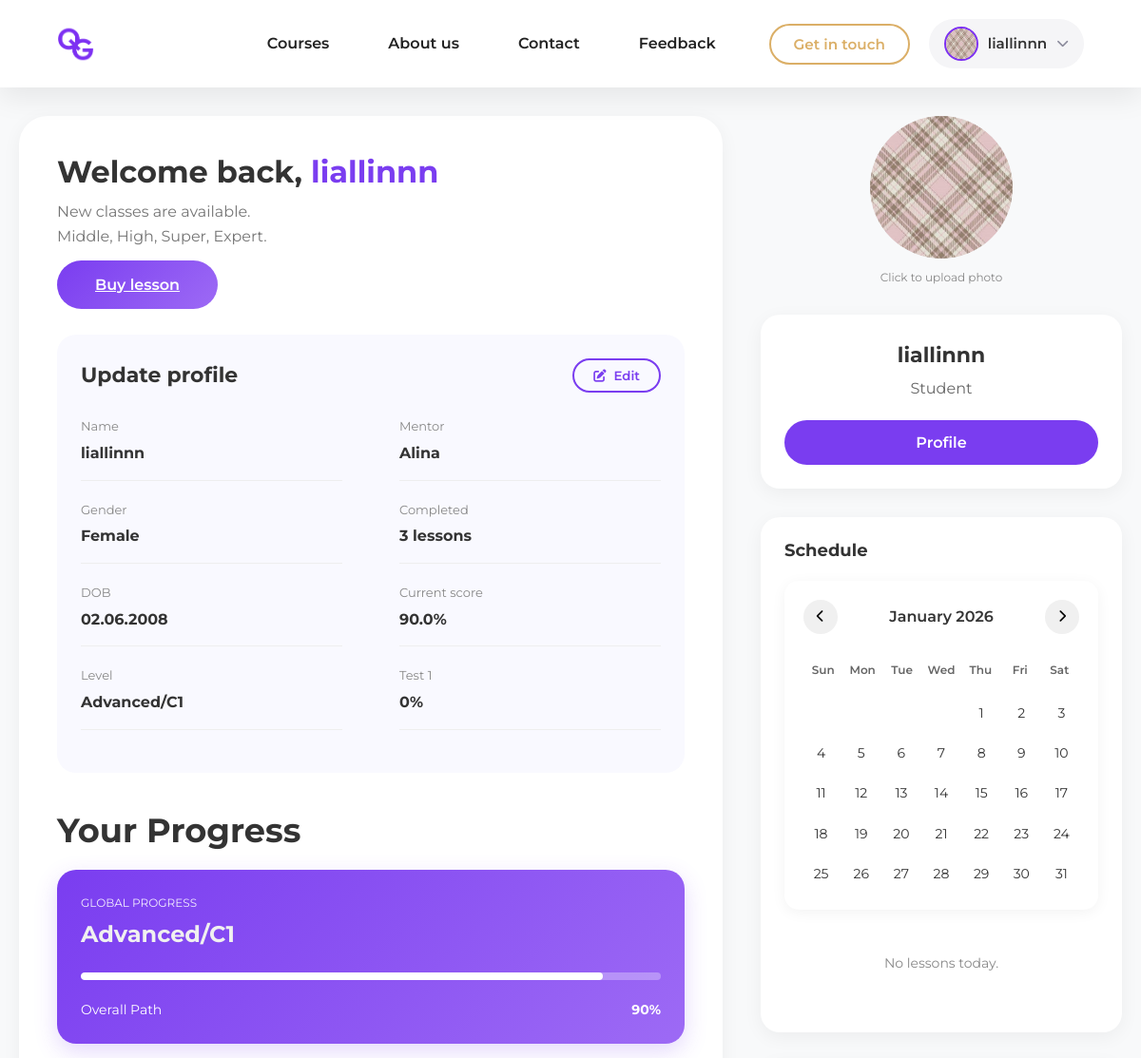
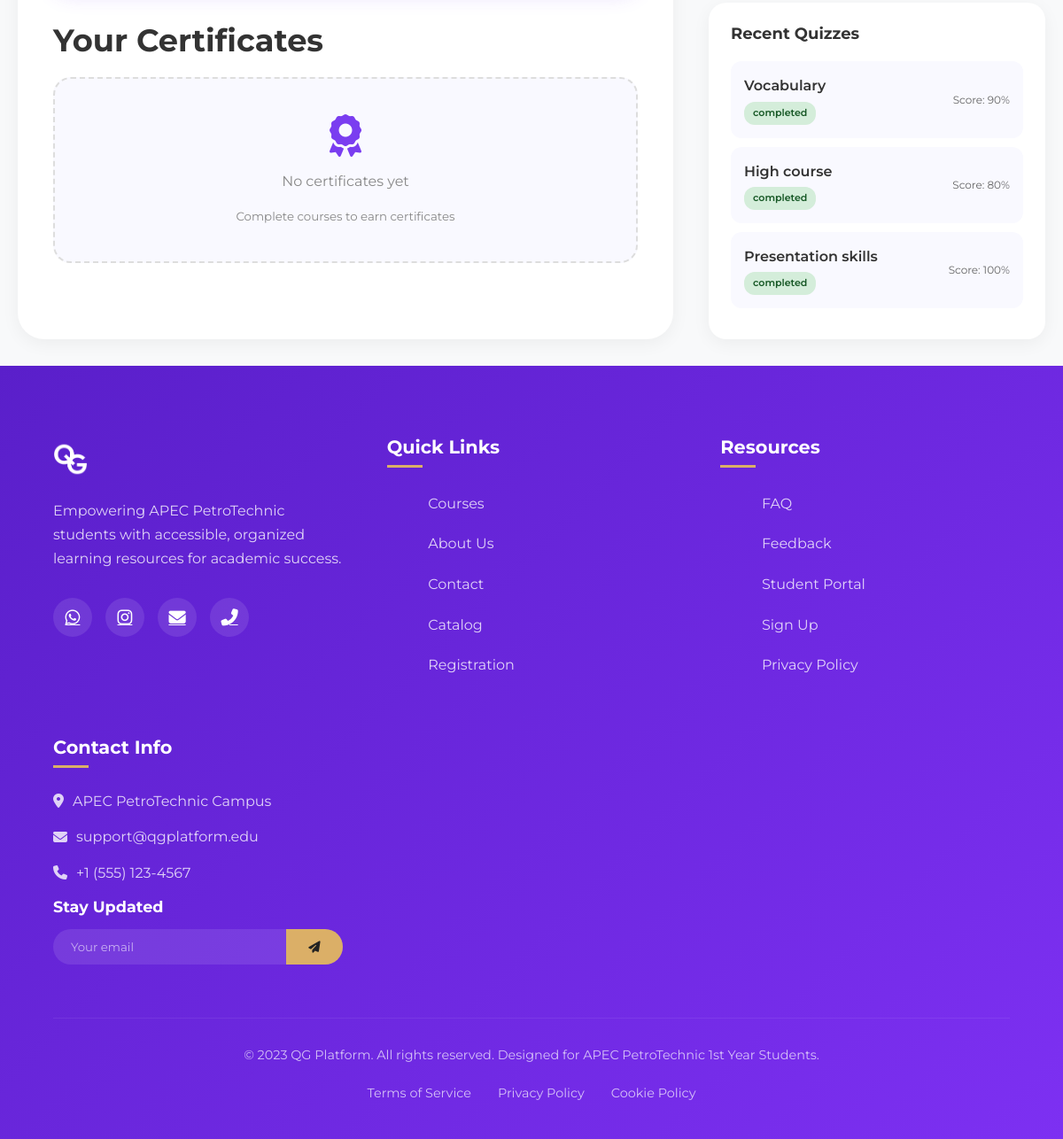
The page /users/profile/ (signed in) on the database its author committed (2 pictures, top to bottom).
### users/models.py (models this page shows, shortened)
class UserProfile(models.Model):
    user = models.OneToOneField(User, on_delete=models.CASCADE)
    avatar = models.ImageField(upload_to='avatars/', blank=True, null=True)
    dob = models.DateField(blank=True, null=True)
    gender = models.CharField(max_length=20, blank=True, null=True)
    level = models.CharField(max_length=20, blank=True, null=True)
    def get_average_score(self):
        avg = QuizResult.objects.filter(user=self.user).aggregate(
            avg=Avg("score")
        )["avg"]
        return round(avg, 1) if avg else 0
    def get_completed_count(self):
        return QuizResult.objects.filter(user=self.user).count()
    def get_progress_percentage(self):
        avg = self.get_average_score()
        return max(0, min(100, int(avg)))

class QuizResult(models.Model):
    user = models.ForeignKey(
        User,
        on_delete=models.CASCADE,
        related_name="quiz_results"
    )
    quiz_name = models.CharField(max_length=100)
    score = models.PositiveIntegerField()
    date_completed = models.DateTimeField(auto_now_add=True)
    class Meta:
        ordering = ["-date_completed"]

### users/views.py (the view)
# urls.py: path('profile/', views.profile, name='profile'),
@login_required
def profile(request):
    user = request.user
    profile, _ = UserProfile.objects.get_or_create(user=user)
    recent_quizzes = QuizResult.objects.filter(user=user)[:3]
    today = timezone.now().date()
    today_lessons = Lesson.objects.filter(lesson_date__date=today).order_by('lesson_date')
    test1 = QuizResult.objects.filter(user=user, quiz_name__icontains="test1").first()
    lessons = Lesson.objects.annotate(
        year=ExtractYear('lesson_date'),
        month=ExtractMonth('lesson_date'),
        day=ExtractDay('lesson_date')
    ).values('id','title','year','month','day','lesson_date')
    lessons_by_date = defaultdict(list)
    for l in lessons:
        date_str = f"{l['year']}-{l['month']:02d}-{l['day']:02d}"
        lessons_by_date[date_str].append({'id': l['id'], 'title': l['title']})
    context = {
        'profile': profile,
        'recent_quizzes': recent_quizzes,
        'today_lessons': today_lessons,
        'test1_score': test1.score if test1 else 0,
        'lessons_by_date': dict(lessons_by_date),
    }
    return render(request, 'users/ui.html', context)

### users/templates/users/ui.html (shortened to what this page needs)
{% extends 'english/base.html' %}
{% load static %}
{% block css %}
<link rel="stylesheet" href="{% static 'ui.css' %}">
{% endblock %}
{% block content %}
<main class="profile-page">
  <section class="profile-left">
    <div class="welcome-section">
      <h1>Welcome back, <b>{{ user.username }}</b></h1>
      <p class="subtitle">New classes are available.<br>Middle, High, Super, Expert.</p>
      <a href="{% url 'english:catalog' %}" class="btn-buy">Buy lesson</a>
    </div>
    <div class="profile-section">
      <div class="section-header">
        <h2>Update profile</h2>
        <button class="btn-edit" id="editProfileBtn">
          <i class="fas fa-edit"></i> Edit
        </button>
      </div>
      <div class="profile-data">
        <div class="col">
          <div><span>Name</span><b>{{ user.first_name|default:user.username }}</b></div>
          <div><span>Gender</span><b>{{ profile.gender|default:"Not set" }}</b></div>
          <div><span>DOB</span><b>{{ profile.dob|date:"d.m.Y"|default:"—" }}</b></div>
          <div><span>Level</span><b>{{ profile.level|default:"Not set" }}</b></div>
        </div>
        <div class="col">
          <div><span>Mentor</span><b>Alina</b></div>
          <div><span>Completed</span><b>{{ profile.get_completed_count }} lessons</b></div>
          <div><span>Current score</span><b>{{ profile.get_average_score }}%</b></div>
          <div><span>Test 1</span><b>{{ test1_score|default:"0" }}%</b></div>
        </div>
      </div>
    </div>
    <div class="progress-section">
      <h2>Your Progress</h2>
      <div class="progress-container">
        <div class="progress-card">
          <div class="progress-header">
            <small>GLOBAL PROGRESS</small>
            <strong>{{ profile.level|default:"A1" }}</strong>
          </div>
          <div class="progress-line">
            <div class="progress-fill" style="width: {{ profile.get_progress_percentage }}%"></div>
          </div>
          <div class="progress-footer">
            <span>Overall Path</span>
            <b>{{ profile.get_progress_percentage }}%</b>
          </div>
        </div>
      </div>
    </div>
    <div class="certificates-section">
      <h2>Your Certificates</h2>
      <div class="certificates-container">
        <div class="cert-placeholder">
          <i class="fas fa-award"></i>
          <p>No certificates yet</p>
          <small>Complete courses to earn certificates</small>
        </div>
      </div>
    </div>
  </section>
  <aside class="profile-right">
    <div class="right-inner">
      <div class="avatar-container">
        <label class="avatar" for="avatarUpload">
          {% if profile.avatar %}
            <img id="avatarPreview" src="{{ profile.avatar.url }}" alt="Profile picture">
          {% else %}
            <div id="avatarPlaceholder" class="avatar-placeholder">
            </div>
          {% endif %}
        </label>
        <small class="avatar-hint">Click to upload photo</small>
      </div>
      <div class="user-block">
        <b id="sidebarName">{{ user.username }}</b>
        <span>Student</span>
        <button class="btn-profile">Profile</button>
      </div>
      <div class="calendar-container">
        <h3>Schedule</h3>
        <div class="calendar">
          <div class="calendar-header">
            <button id="prevMonth"><i class="fas fa-chevron-left"></i></button>
            <div id="currentMonth"></div>
            <button id="nextMonth"><i class="fas fa-chevron-right"></i></button>
          </div>
          <div class="calendar-week">
            <span>Sun</span><span>Mon</span><span>Tue</span>
            <span>Wed</span><span>Thu</span><span>Fri</span><span>Sat</span>
          </div>
          <div id="calendarDays" class="calendar-days"></div>
        </div>
        <div class="calendar-events">
          {% for lesson in today_lessons %}
            <div class="event">
              <div class="event-time">Lesson</div>
              <div class="event-details">
                <strong>{{ lesson.title }}</strong>
                <span>Available</span>
              </div>
            </div>
          {% empty %}
            <p class="no-events">No lessons today.</p>
          {% endfor %}
        </div>
      </div>
      <div class="quiz-container">
        <h3>Recent Quizzes</h3>
        {% for quiz in recent_quizzes %}
          <div class="quiz">
            <div class="quiz-info">
              <span class="quiz-title">{{ quiz.quiz_name }}</span>
              <span class="quiz-status done">completed</span>
            </div>
            <div class="quiz-score">Score: {{ quiz.score }}%</div>
          </div>
        {% empty %}
          <p class="no-events">No recent quizzes found.</p>
        {% endfor %}
      </div>
    </div>
  </aside>
</main>
{% endblock %}

### english/templates/english/base.html (shortened to what this page needs)
{% load static %}
<html lang="en">
<head>
     <link rel="stylesheet" href="https://cdnjs.cloudflare.com/ajax/libs/font-awesome/6.4.0/css/all.min.css">
    <link rel="stylesheet" href="{% static 'style.css' %}">
    {%block css%}{%endblock%}
</head>
<body>
   <header class="navbar">
    <a href="{% url 'english:index' %}" class="logo-link">
        <div class="logo">
          <img src="{% static 'images/logo.png' %}" alt="QG logo" class="logo-img">
        </div>
      </a>
    <nav class="main-nav" id="mainNav">
      <ul class="nav-list">
        <li><a href="{% url 'english:catalog' %}" class="nav-link">Courses</a></li>
        <li><a href="{% url 'english:about' %}" class="nav-link">About us</a></li>
        <li><a href="#footer" class="nav-link">Contact</a></li>
        <li><a href="{% url 'english:feedback' %}" class="nav-link">Feedback</a></li>
      </ul>
      <div class="nav-right">
        <button class="btn-outline btn-contact">Get in touch</button>
        {% if user.is_authenticated %}
        <div class="user-dropdown">
          <div class="user-toggle" id="userToggle">
            <img
            class="user-avatar"
            src="{% if user.userprofile.avatar %}{{ user.userprofile.avatar.url }}{% else %}{% static 'images/User.png' %}{% endif %}"
            alt="user">
            <span class="user-name">{{ user.username }}</span>
            <i class="fas fa-chevron-down"></i>
          </div>
        </div>
        {% else %}
        <a href="{% url 'users:login' %}" class="btn-outline">Login</a>
        {% endif %}
    </nav>
  </header>
  {% block content %}{% endblock %}
  <footer class="footer" id="footer">
    <div class="footer-content">
      <div class="footer-section">
        <div class="footer-logo">
          <img src="{% static 'images/white logo.png' %}" alt="QG logo" class="footer-logo-img">
        </div>
        <p class="footer-description">Empowering APEC PetroTechnic students with accessible, organized learning resources for academic success.</p>
        <div class="social-links">
          <a href="#" class="social-link" aria-label="WhatsApp">
            <i class="fab fa-whatsapp"></i>
          </a>
          <a href="#" class="social-link" aria-label="Instagram">
            <i class="fab fa-instagram"></i>
          </a>
          <a href="#" class="social-link" aria-label="Email">
            <i class="fas fa-envelope"></i>
          </a>
          <a href="#" class="social-link" aria-label="Phone">
            <i class="fas fa-phone-alt"></i>
          </a>
        </div>
      </div>
      <div class="footer-section">
        <h3>Quick Links</h3>
        <ul class="footer-links">
            <li><a href="{% url 'english:catalog' %}">Courses</a></li>
            <li><a href="{% url 'english:about' %}">About Us</a></li>
            <li><a href="#footer">Contact</a></li>
            <li><a href="{% url 'english:catalog' %}">Catalog</a></li>
            <li><a href="{% url 'users:register' %}">Registration</a></li>
        </ul>
      </div>
      <div class="footer-section">
        <h3>Resources</h3>
        <ul class="footer-links">
            <li><a href="#">FAQ</a></li>
            <li><a href="{% url 'english:feedback' %}">Feedback</a></li>
            <li><a href="{% url 'users:profile' %}">Student Portal</a></li>
            <li><a href="{% url 'users:login' %}">Sign Up</a></li>
            <li><a href="#">Privacy Policy</a></li>
        </ul>
      </div>
      <div class="footer-section">
        <h3>Contact Info</h3>
        <div class="contact-info">
          <p><i class="fas fa-map-marker-alt"></i> APEC PetroTechnic Campus</p>
          <p><i class="fas fa-envelope"></i> support@qgplatform.edu</p>
          <p><i class="fas fa-phone"></i> +1 (555) 123-4567</p>
        </div>
        <div class="newsletter">
          <h4>Stay Updated</h4>
          <div class="newsletter-form">
            <input type="email" placeholder="Your email">
            <button type="submit"><i class="fas fa-paper-plane"></i></button>
          </div>
        </div>
      </div>
    </div>
    <div class="footer-bottom">
      <p>&copy; 2023 QG Platform. All rights reserved. Designed for APEC PetroTechnic 1st Year Students.</p>
      <div class="footer-bottom-links">
        <a href="#">Terms of Service</a>
        <a href="#">Privacy Policy</a>
        <a href="#">Cookie Policy</a>
      </div>
    </div>
  </footer>

### rows shown on the page
UserProfile: gender "Female", dob "02.06.2008", level "Advanced/C1", get_completed_count "3", get_average_score "90.0", get_progress_percentage "90", avatar (picture)
QuizResult: quiz_name "Vocabulary", score "90"
QuizResult: quiz_name "High course", score "80"
QuizResult: quiz_name "Presentation skills", score "100"

### other values the page prints
{{ user.username }} "liallinnn"
{{ user.first_name|default:user.username }} "liallinnn"
{{ test1_score|default:"0" }} "0"
